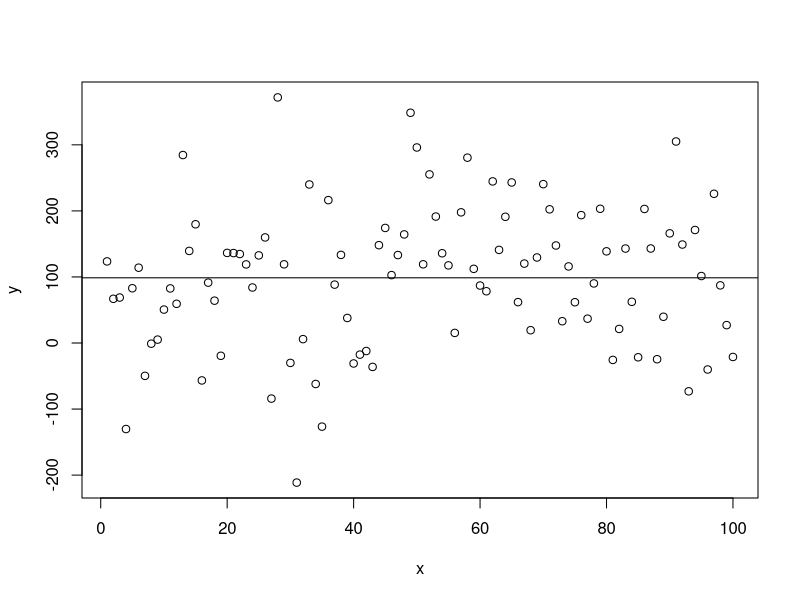

Write R code to recreate this figure.
## ---- chunk 1
set.seed(111)
x <- seq(1:100)
y <- rnorm(100, 100, 100)
plot(x, y)
abline(h = mean(y))
